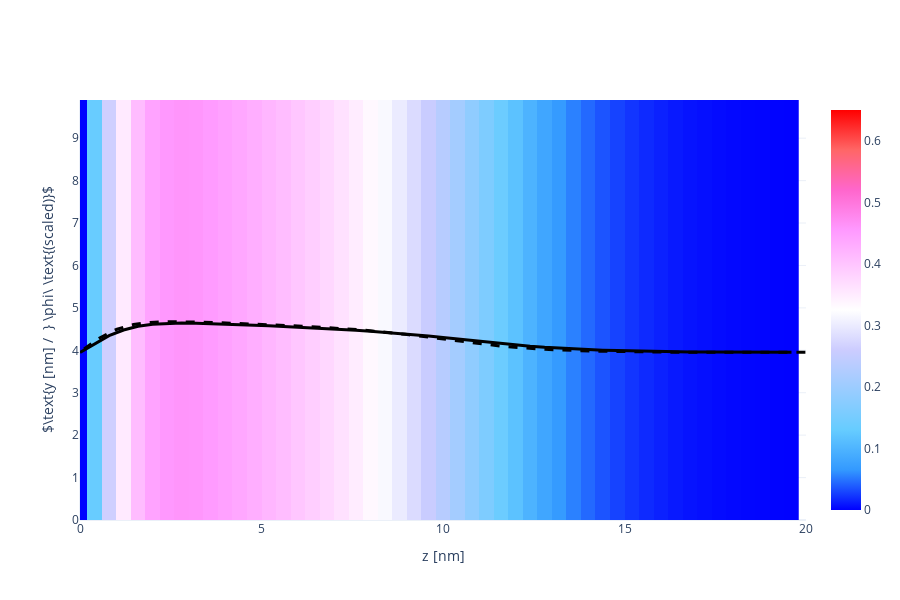

The cell this chart's notebook holds for it:
### Code cell
X, Y, Z = np.array(phAr.iloc[:,0]), np.array(phAr.iloc[:,1]), np.array(phAr.iloc[:,2])
vol = np.array(phAr.iloc[:,3])
if block_Nik[0] > 1: bvols= [np.array(ph1r.iloc[:,i+3]) for i in range(block_Nik[0])]

Lz_max = 20
vol   =  vol[Z < Lz_max]
if block_Nik[0] > 1: bvols = [bvols[i][Z < Lz_max] for i in range(block_Nik[0])]
X = X[Z < Lz_max]
Y = Y[Z < Lz_max]
Z = Z[Z < Lz_max]

Nz_new = int(len(Z)/Nx/Ny)
x = [X[i*Ny*Nz_new] for i in range(Nx)]
y = [Y[j*Nz_new]    for j in range(Ny)]
z = [Z[k]           for k in range(Nz_new)]

xslice = 10
islice = int(xslice*(x[1]-x[0]))
vol  =  np.array([  vol[(islice*Ny+j)*Nz_new+k] for j in range(Ny) for k in range(Nz_new)]).reshape(Ny, Nz_new)
if block_Nik[0] > 1: bvols= [np.array([bvols[i][(islice*Ny+j)*Nz_new+k] for j in range(Ny) for k in range(Nz_new)]).reshape(Ny, Nz_new) for i in range(block_Nik[0])]

import plotly.graph_objects as go
heatmap = go.Heatmap(
            x=z, y=y, z=vol,
            zmin = 0.0, zmax = 0.65,
            colorscale= 'Picnic'
          )
overall = go.Scatter(
            x = z,
            y = 1.5*vol[int(Ny/2), :] + max(y)/2-1,
            line = dict(color='black', width=3)
          )
if block_Nik[0] > 1: blocks = [go.Scatter(
                                x = z,
                                y = 1.5*bvols[i][int(Ny/2),:] + max(y)/2-1,
                                line = dict(color='black', width=3, dash='dot')
                              ) for i in range(block_Nik[0])]

fname = GIT+'ph_a020x075_1D.dat'
df = pd.read_csv(fname, sep="\s+", skiprows=0)
a000x075_1d = pd.DataFrame([df.iloc[:,0], df.iloc[:,1]], index=['z', 'pha']).T

reference = go.Scatter(
                x = a000x075_1d.z,
                y = 1.5*a000x075_1d.pha + max(y)/2-1,
                line = dict(color='black', width=3, dash='dash')
            )

layout = go.Layout( xaxis_range = [0, Lz_max], yaxis_range = [0, y[-1]],
                    yaxis_title = r'$\text{y [nm] /  } \phi\ \text{(scaled)}$', xaxis_title = 'z [nm]',
                    scene_xaxis_showticklabels=True,
                    scene_yaxis_showticklabels=True,
                    scene_zaxis_showticklabels=True,
                    showlegend = False,
                    template='plotly_white', width=900, height=600)
if block_Nik[0] > 1: fig = go.Figure(data = [heatmap, overall, *blocks, reference], layout = layout)
else: fig = go.Figure(data = [heatmap, overall, reference], layout = layout)
fig.show()

### Figure 1 — Plotly figure (JSON) as saved in the notebook; plotly's stock layout.template omitted (floating-point values rounded to 4 significant figures; data arrays with more than 128 entries replaced by an {"elided": "..."} marker saying what was removed)
{"data": [{"colorscale": [[0, "rgb(0,0,255)"], [0.1, "rgb(51,153,255)"], [0.2, "rgb(102,204,255)"], [0.3, "rgb(153,204,255)"], [0.4, "rgb(204,204,255)"], [0.5, "rgb(255,255,255)"], [0.6, "rgb(255,204,255)"], [0.7, "rgb(255,153,255)"], [0.8, "rgb(255,102,204)"], [0.9, "rgb(255,102,102)"], [1, "rgb(255,0,0)"]], "type": "heatmap", "x": [0, 0.4, 0.8, 1.2, 1.6, 2, 2.4, 2.8, 3.2, 3.6, 4, 4.4, 4.8, 5.2, 5.6, 6, 6.4, 6.8, 7.2, 7.6, 8, 8.4, 8.8, 9.2, 9.6, 10, 10.4, 10.8, 11.2, 11.6, 12, 12.4, 12.8, 13.2, 13.6, 14, 14.4, 14.8, 15.2, 15.6, 16, 16.4, 16.8, 17.2, 17.6, 18, 18.4, 18.8, 19.2, 19.6], "y": [0, 0.1, 0.2, 0.3, 0.4, 0.5, 0.6, 0.7, 0.8, 0.9, 1, 1.1, 1.2, 1.3, 1.4, 1.5, 1.6, 1.7, 1.8, 1.9, 2, 2.1, 2.2, 2.3, 2.4, 2.5, 2.6, 2.7, 2.8, 2.9, 3, 3.1, 3.2, 3.3, 3.4, 3.5, 3.6, 3.7, 3.8, 3.9, 4, 4.1, 4.2, 4.3, 4.4, 4.5, 4.6, 4.7, 4.8, 4.9, 5, 5.1, 5.2, 5.3, 5.4, 5.5, 5.6, 5.7, 5.8, 5.9, 6, 6.1, 6.2, 6.3, 6.4, 6.5, 6.6, 6.7, 6.8, 6.9, 7, 7.1, 7.2, 7.3, 7.4, 7.5, 7.6, 7.7, 7.8, 7.9, 8, 8.1, 8.2, 8.3, 8.4, 8.5, 8.6, 8.7, 8.8, 8.9, 9, 9.1, 9.2, 9.3, 9.4, 9.5, 9.6, 9.7, 9.8, 9.9], "z": {"elided": "100x50 float values"}, "zmax": 0.65, "zmin": 0}, {"line": {"color": "black", "width": 3}, "type": "scatter", "x": [0, 0.4, 0.8, 1.2, 1.6, 2, 2.4, 2.8, 3.2, 3.6, 4, 4.4, 4.8, 5.2, 5.6, 6, 6.4, 6.8, 7.2, 7.6, 8, 8.4, 8.8, 9.2, 9.6, 10, 10.4, 10.8, 11.2, 11.6, 12, 12.4, 12.8, 13.2, 13.6, 14, 14.4, 14.8, 15.2, 15.6, 16, 16.4, 16.8, 17.2, 17.6, 18, 18.4, 18.8, 19.2, 19.6], "y": [3.95, 4.148, 4.345, 4.478, 4.566, 4.614, 4.635, 4.641, 4.637, 4.629, 4.618, 4.606, 4.592, 4.578, 4.563, 4.547, 4.531, 4.514, 4.495, 4.474, 4.452, 4.427, 4.399, 4.368, 4.335, 4.3, 4.263, 4.226, 4.19, 4.156, 4.125, 4.097, 4.072, 4.051, 4.032, 4.017, 4.004, 3.993, 3.984, 3.977, 3.971, 3.966, 3.962, 3.959, 3.957, 3.955, 3.954, 3.953, 3.952, 3.952]}, {"line": {"color": "black", "dash": "dash", "width": 3}, "type": "scatter", "x": {"elided": "440 float values"}, "y": {"elided": "440 float values"}}], "layout": {"height": 600, "scene": {"xaxis": {"showticklabels": true}, "yaxis": {"showticklabels": true}, "zaxis": {"showticklabels": true}}, "showlegend": false, "width": 900, "xaxis": {"range": [0, 20], "title": {"text": "z [nm]"}, "type": "linear"}, "yaxis": {"range": [0, 9.9], "title": {"text": "$\\text{y [nm] /  } \\phi\\ \\text{(scaled)}$"}, "type": "linear"}}}
